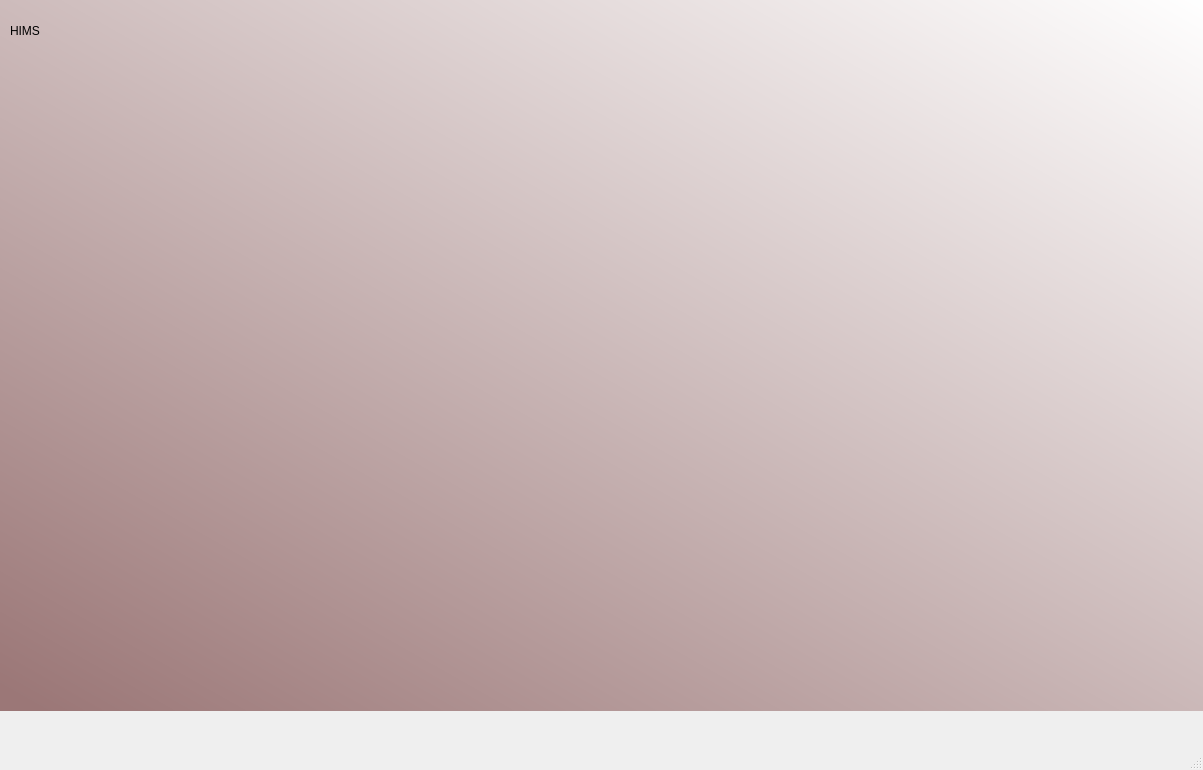
<?xml version="1.0" encoding="UTF-8"?>
<ui version="4.0">
 <class>MainWindow</class>
 <widget class="QMainWindow" name="MainWindow">
  <property name="geometry">
   <rect>
    <x>0</x>
    <y>0</y>
    <width>1203</width>
    <height>770</height>
   </rect>
  </property>
  <property name="windowTitle">
   <string>MainWindow</string>
  </property>
  <widget class="QWidget" name="centralwidget">
   <widget class="QWidget" name="widget" native="true">
    <property name="geometry">
     <rect>
      <x>0</x>
      <y>0</y>
      <width>1211</width>
      <height>711</height>
     </rect>
    </property>
    <property name="styleSheet">
     <string notr="true">QWidget#widget{
background-color: qlineargradient(spread:pad, x1:0.0348259, y1:1, x2:1, y2:0, stop:0 rgba(155, 119, 119, 255), stop:1 rgba(255, 255, 255, 255));}</string>
    </property>
    <widget class="QLabel" name="label">
     <property name="geometry">
      <rect>
       <x>10</x>
       <y>10</y>
       <width>121</width>
       <height>41</height>
      </rect>
     </property>
     <property name="styleSheet">
      <string notr="true">font: 75 28pt &quot;Constantia&quot;;</string>
     </property>
     <property name="text">
      <string>HIMS</string>
     </property>
    </widget>
   </widget>
  </widget>
  <widget class="QMenuBar" name="menubar">
   <property name="geometry">
    <rect>
     <x>0</x>
     <y>0</y>
     <width>1203</width>
     <height>26</height>
    </rect>
   </property>
  </widget>
  <widget class="QStatusBar" name="statusbar"/>
 </widget>
 <resources/>
 <connections/>
</ui>
